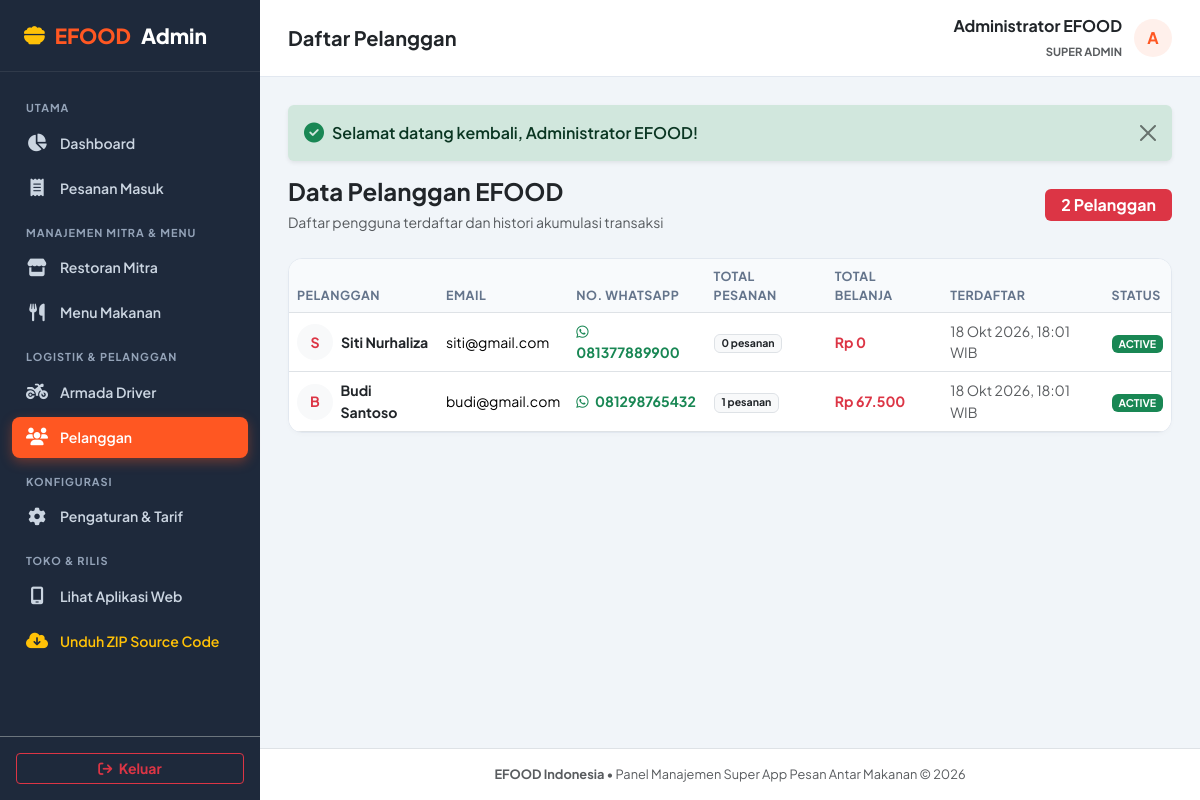
Screenshot of /public/admin/pelanggan (signed in) with the database file from the repository.
### tables this page shows
CREATE TABLE `users` (
  `id` INT UNSIGNED AUTO_INCREMENT PRIMARY KEY,
  `name` VARCHAR(100) NOT NULL,
  `email` VARCHAR(150) NOT NULL UNIQUE,
  `phone` VARCHAR(25) NOT NULL,
  `password` VARCHAR(255) NOT NULL,
  `role` ENUM('admin', 'customer') NOT NULL DEFAULT 'customer',
  `status` ENUM('active', 'inactive', 'banned') NOT NULL DEFAULT 'active',
  `created_at` TIMESTAMP DEFAULT CURRENT_TIMESTAMP,
  `updated_at` TIMESTAMP DEFAULT CURRENT_TIMESTAMP ON UPDATE CURRENT_TIMESTAMP,
  INDEX `idx_users_role` (`role`),
  INDEX `idx_users_email` (`email`)
);

### app/Controllers/Admin/CustomerAdminController.php (called while the page is built, shortened)
<?php
class CustomerAdminController
{
    public function index(): void
    {
        $customers = User::getAllCustomers();
        View::render('admin.customers.index', [
            'customers' => $customers,
            'pageTitle' => 'Daftar Pelanggan - Admin EFOOD'
        ]);
    }
}

### public/index.php (called while the page is built, shortened)
<?php
spl_autoload_register(function (string $class) {
    $prefix = 'App\\';
    $baseDir = EFOOD_ROOT . '/app/';
    $len = strlen($prefix);
    $relativeClass = substr($class, $len);
    $file = $baseDir . str_replace('\\', '/', $relativeClass) . '.php';
});
$requestUri = $_SERVER['REQUEST_URI'] ?? '/';
$parsedPath = parse_url($requestUri, PHP_URL_PATH) ?? '/';
$url = $_GET['url'] ?? null;
if ($url === null) {
    $scriptName = $_SERVER['SCRIPT_NAME'] ?? '';
    $scriptDir = dirname($scriptName);
    if ($scriptDir !== '/' && $scriptDir !== '\\' && str_starts_with($parsedPath, $scriptDir)) {
        $url = substr($parsedPath, strlen($scriptDir));
    } else {
        $url = $parsedPath;
    }
}
$url = trim($url, '/');
require_once EFOOD_ROOT . '/routes/web.php';
\App\Routes\Router::dispatch($method, $url);

### app/Models/User.php (called while the page is built, shortened)
<?php
class User
{
    public static function getAllCustomers(): array
    {
        $db = Database::getConnection();
        $stmt = $db->query("
            SELECT u.*, COUNT(o.id) as total_orders, COALESCE(SUM(o.grand_total), 0) as total_spent
            FROM users u
            LEFT JOIN orders o ON u.id = o.customer_id
            WHERE u.role = 'customer'
            GROUP BY u.id
            ORDER BY u.created_at DESC
        ");
        return $stmt->fetchAll();
    }
}

### app/Helpers/Security.php (called while the page is built, shortened)
<?php
class Security
{
    public static function escape(mixed $data): string
    {
        return htmlspecialchars((string) $data, ENT_QUOTES, 'UTF-8');
    }
}

### app/Helpers/Format.php (called while the page is built, shortened)
<?php
class Format
{
    public static function rupiah(float|int|string $amount): string
    {
        $num = (float) $amount;
        return 'Rp ' . number_format($num, 0, ',', '.');
    }
    public static function datetime(?string $datetime): string
    {
        $timestamp = strtotime($datetime);
        $months = [
            1 => 'Jan', 2 => 'Feb', 3 => 'Mar', 4 => 'Apr',
            5 => 'Mei', 6 => 'Jun', 7 => 'Jul', 8 => 'Agu',
            9 => 'Sep', 10 => 'Okt', 11 => 'Nov', 12 => 'Des'
        ];
        $day = date('d', $timestamp);
        $monthNum = (int) date('m', $timestamp);
        $month = $months[$monthNum] ?? date('M', $timestamp);
        $year = date('Y', $timestamp);
        $time = date('H:i', $timestamp);
        return "{$day} {$month} {$year}, {$time} WIB";
    }
}

### resources/views/admin/customers/index.php (the view, shortened to what this page needs)
<div class="admin-main">
    <main class="admin-content">
        <div class="d-flex align-items-center justify-content-between mb-4">
            <div>
                <h4 class="fw-bold mb-1 text-dark">Data Pelanggan EFOOD</h4>
                <small class="text-muted">Daftar pengguna terdaftar dan histori akumulasi transaksi</small>
            </div>
            <span class="badge bg-danger fs-6 px-3 py-2"><?= count($customers) ?> Pelanggan</span>
        </div>
        <div class="admin-table-card">
            <div class="table-responsive">
                <table class="table table-hover mb-0">
                    <thead>
                        <tr>
                            <th>Pelanggan</th>
                            <th>Email</th>
                            <th>No. WhatsApp</th>
                            <th>Total Pesanan</th>
                            <th>Total Belanja</th>
                            <th>Terdaftar</th>
                            <th>Status</th>
                        </tr>
                    </thead>
                    <tbody>
                        <?php foreach ($customers as $c): ?>
                            <tr>
                                <td>
                                    <div class="d-flex align-items-center gap-2">
                                        <div class="rounded-circle bg-light text-danger fw-bold d-flex align-items-center justify-content-center" style="width: 36px; height: 36px;">
                                            <?= strtoupper(substr($c['name'], 0, 1)) ?>
                                        </div>
                                        <div class="fw-bold text-dark"><?= Security::escape($c['name']) ?></div>
                                    </div>
                                </td>
                                <td><?= Security::escape($c['email']) ?></td>
                                <td>
                                    <a href="https://wa.me/<?= Security::escape($c['phone']) ?>" target="_blank" class="text-success fw-bold text-decoration-none">
                                        <i class="fa-brands fa-whatsapp me-1"></i> <?= Security::escape($c['phone']) ?>
                                    </a>
                                </td>
                                <td>
                                    <span class="badge bg-light text-dark border"><?= $c['total_orders'] ?> pesanan</span>
                                </td>
                                <td class="fw-bold text-danger"><?= Format::rupiah($c['total_spent']) ?></td>
                                <td class="small text-muted"><?= Format::datetime($c['created_at']) ?></td>
                                <td>
                                    <span class="badge <?= $c['status'] === 'active' ? 'bg-success' : 'bg-secondary' ?>">
                                        <?= strtoupper($c['status']) ?>
                                    </span>
                                </td>
                            </tr>
                        <?php endforeach; ?>
                    </tbody>
                </table>
            </div>
        </div>
    </main>

### routes/web.php (shortened to what this page needs)
<?php
class Router
{
    private static array $routes = [];
    public static function get(string $path, array $handler, array $middlewares = []): void
    {
        self::$routes['GET'][] = ['path' => $path, 'handler' => $handler, 'middlewares' => $middlewares];
    }
    public static function post(string $path, array $handler, array $middlewares = []): void
    {
        self::$routes['POST'][] = ['path' => $path, 'handler' => $handler, 'middlewares' => $middlewares];
    }
    public static function dispatch(string $method, string $uri): void
    {
        $uri = strtok($uri, '?');
        $uri = trim($uri, '/');
        $routesForMethod = self::$routes[$method] ?? [];
        foreach ($routesForMethod as $route) {
            $pattern = trim($route['path'], '/');
            $regex = preg_replace('/\{([a-zA-Z0-9_]+)\}/', '([^/]+)', $pattern);
            $regex = "#^" . $regex . "$#";
            if (preg_match($regex, $uri, $matches)) {
                array_shift($matches);
                [$controllerClass, $actionMethod] = $route['handler'];
                $controller = new $controllerClass();
                call_user_func_array([$controller, $actionMethod], $matches);
                return;
            }
        }
    }
}

### public/assets/css/admin.css (style rules this page uses)
:root { --admin-sidebar-bg: #1E293B; --admin-sidebar-hover: #334155; --admin-sidebar-active: #FF5722; --admin-content-bg: #F1F5F9; --admin-card-bg: #FFFFFF; --admin-primary: #FF5722; }
body.admin-body { font-family: 'Plus Jakarta Sans', 'Inter', sans-serif; background-color: var(--admin-content-bg); color: #1E293B; margin: 0; padding: 0; }
.admin-main { flex-grow: 1; display: flex; flex-direction: column; min-width: 0; }
.admin-content { padding: 28px; flex-grow: 1; }
.admin-table-card { background: #FFF; border: 1px solid #E2E8F0; border-radius: 14px; overflow: hidden; box-shadow: 0 2px 4px rgba(0, 0, 0, 0.02); }
.table th { background-color: #F8FAFC; font-size: 0.78rem; font-weight: 700; text-transform: uppercase; letter-spacing: 0.5px; color: #64748B; border-top: none; }
.table td { vertical-align: middle; font-size: 0.88rem; }

### rows the page displays
users: name "S", name "Siti Nurhaliza", email "siti@gmail.com", phone "081377889900", total_orders "0", total_spent "Rp 0", created_at "18 Okt 2026, 18:01 WIB", status "ACTIVE"
users: name "B", name "Budi Santoso", email "budi@gmail.com", phone "081298765432", total_orders "1", total_spent "Rp 67.500", created_at "18 Okt 2026, 18:01 WIB", status "ACTIVE"

### other values shown
count($customers) "2"
